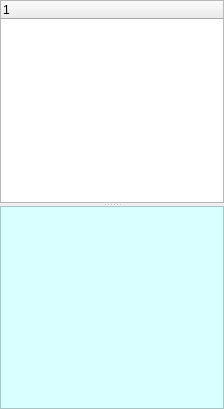
<?xml version="1.0" encoding="UTF-8"?>
<ui version="4.0">
 <class>ToolTab</class>
 <widget class="QWidget" name="ToolTab">
  <property name="geometry">
   <rect>
    <x>0</x>
    <y>0</y>
    <width>224</width>
    <height>409</height>
   </rect>
  </property>
  <property name="windowTitle">
   <string>Form</string>
  </property>
  <layout class="QVBoxLayout" name="verticalLayout">
   <property name="spacing">
    <number>0</number>
   </property>
   <property name="leftMargin">
    <number>0</number>
   </property>
   <property name="topMargin">
    <number>0</number>
   </property>
   <property name="rightMargin">
    <number>0</number>
   </property>
   <property name="bottomMargin">
    <number>0</number>
   </property>
   <item>
    <layout class="QHBoxLayout" name="toolToolsLayout"/>
   </item>
   <item>
    <widget class="QSplitter" name="splitter">
     <property name="lineWidth">
      <number>1</number>
     </property>
     <property name="orientation">
      <enum>Qt::Vertical</enum>
     </property>
     <property name="handleWidth">
      <number>3</number>
     </property>
     <widget class="QTreeWidget" name="toolParamTable">
      <column>
       <property name="text">
        <string notr="true">1</string>
       </property>
      </column>
     </widget>
     <widget class="QTextBrowser" name="toolTextBox">
      <property name="font">
       <font>
        <family>Courier</family>
        <pointsize>8</pointsize>
        <weight>50</weight>
        <italic>false</italic>
        <bold>false</bold>
       </font>
      </property>
      <property name="cursor" stdset="0">
       <cursorShape>IBeamCursor</cursorShape>
      </property>
      <property name="styleSheet">
       <string notr="true">background-color: rgb(217, 255, 255);
font: 8pt &quot;Courier&quot;;
;</string>
      </property>
      <property name="html">
       <string>&lt;!DOCTYPE HTML PUBLIC &quot;-//W3C//DTD HTML 4.0//EN&quot; &quot;http://www.w3.org/TR/REC-html40/strict.dtd&quot;&gt;
&lt;html&gt;&lt;head&gt;&lt;meta name=&quot;qrichtext&quot; content=&quot;1&quot; /&gt;&lt;style type=&quot;text/css&quot;&gt;
p, li { white-space: pre-wrap; }
&lt;/style&gt;&lt;/head&gt;&lt;body style=&quot; font-family:'Courier'; font-size:8pt; font-weight:400; font-style:normal;&quot;&gt;
&lt;p style=&quot;-qt-paragraph-type:empty; margin-top:0px; margin-bottom:0px; margin-left:0px; margin-right:0px; -qt-block-indent:0; text-indent:0px;&quot;&gt;&lt;br /&gt;&lt;/p&gt;&lt;/body&gt;&lt;/html&gt;</string>
      </property>
     </widget>
    </widget>
   </item>
  </layout>
  <action name="actionActive">
   <property name="checkable">
    <bool>true</bool>
   </property>
   <property name="icon">
    <iconset resource="Tool.qrc">
     <normaloff>:/Icon8/Images/new_icons/icons8-toggle-on.png</normaloff>:/Icon8/Images/new_icons/icons8-toggle-on.png</iconset>
   </property>
   <property name="text">
    <string>Active</string>
   </property>
   <property name="toolTip">
    <string>Active Tool?</string>
   </property>
  </action>
  <action name="actionApplyToTheory">
   <property name="checkable">
    <bool>true</bool>
   </property>
   <property name="icon">
    <iconset resource="Tool.qrc">
     <normaloff>:/Icon8/Images/new_icons/icons8-einstein-yes.png</normaloff>:/Icon8/Images/new_icons/icons8-einstein-yes.png</iconset>
   </property>
   <property name="text">
    <string>Apply to Theory</string>
   </property>
   <property name="toolTip">
    <string>Apply Tool to Theory</string>
   </property>
  </action>
 </widget>
 <resources>
  <include location="Tool.qrc"/>
 </resources>
 <connections/>
</ui>
